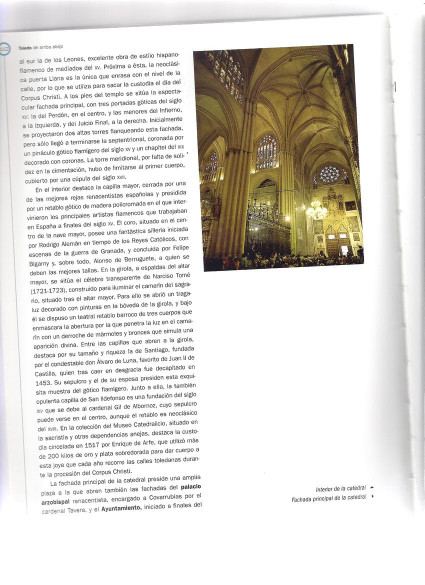
#> input picture EXAMENES/Practica/Escaner/escaneo3.jpg, 849 x 1169 px (shown at 1/2 size)
$ python examenEscaner.py   (Python 2 division)   (older library calls are emulated)
#> lines starting #> are read from the running program, lines starting #| are printed output that depends on the picture; after the words box and inside, x2 and y2 are one past the last pixel; in counts of white or black regions, pixels touching at a corner belong together; long printed decimals are rounded
### pdifunFixed.py
#!/usr/bin/python
# -*- coding: iso-8859-15 -*-

from __future__ import division
import cv2
from matplotlib import pyplot as plt
import numpy as np
import math
from scipy import ndimage

class imgObject:

    indx = -1
    Pcenter = None
    area = None
    detectorRect = None
    moments = None
    contourn = None


    def __init__(self,contour,indx):
        self.contourn = contour
        self.indx = indx

    # [213 lines left out: functions obtenerArea, obtenerMascara, contieneColor, obtenerRectDetector, obtenerCentroObjeto, dibujate and 12 more, not called in this run]

def rotar(img,angle):
    return ndimage.rotate(img,angle)

# [8 lines left out: function rotate, not called in this run]


def dist(a, b):
    """distancia Euclidea"""
    return np.linalg.norm(np.array(a) - np.array(b))

# [261 lines left out: functions filterGaussian, filterIdeal, filterButterworth, motionBlur, umbral, quantum and 4 more, not called in this run]

def media_aritmetica(img,m,n):
    kernel = np.ones((m, n), np.float32) / (m * n)
    return cv2.filter2D(img, -1, kernel)

# [189 lines left out: functions media_armonica, media_geometrica, media_contraArmonica, generarImagenPatron, gr_gaussiano, gr_rayleigh and 6 more, not called in this run]

def dist(a,b):
    # distancia euclidea
    return np.linalg.norm(np.array(a)-np.array(b))

# [265 lines left out: functions filtro_gaussiano, circle, filtro_ideal, filtro_butterworth, motion_blur, deteccionPuntos and 8 more, not called in this run]

def hough_Transform(img,threshold,thita_i = None,thita_f = None,polares = True,debug=False):
    """
                                        Transformada de Hough
    Esta funcion ademas de calcular la transformada de Hough se puede establecer un rango de acumuladores,
    como tambien el angulo aproximado de lineas que se desee detectar.
    -------------------------------------------------------------------------------------------------------
    Tener en mente que :
        thita = [0 , 360] y rho > 0 | hasta D , donde D es la distancia diagonal de la imagen (en pixeles)
        Y thita crece desde el eje x

    """
    # Color de las lineas RGB
    COLOR = (255,0,0)
    # Lineas detectadas
    linesP = []

    # Umbral min and max
    bordes = cv2.Canny(img, 175, 225, apertureSize=5)
    bordes = img
    imgWithLines = img.copy()
    imgWithLines = cv2.cvtColor(imgWithLines,cv2.COLOR_GRAY2RGB)
    if (debug):
        cv2.imshow("Debug: Canny", bordes)

    if thita_i != None and thita_f != None:
        "Hough necesita los angulos en radianes"
        thita_i = (thita_i * np.pi )/ 180
        thita_f = (thita_f * np.pi )/ 180
                            # IMG | Resol p | Resol Thita |
        lines = cv2.HoughLines(bordes, 1, np.pi/180, threshold,min_theta=thita_i,max_theta=thita_f)
    else:
        lines = cv2.HoughLines(bordes, 1, np.pi/180, threshold)

    if (lines is None):
        totalLineas = 0
    else:
        totalLineas = len(lines)


    # print "Total de lineas encontradas: ", totalLineas
    if totalLineas > 0:
        for line in lines:
            l = line[0]

            rho = l[0]
            theta = l[1]

            # print theta *180 / np.pi

            a = np.cos(theta)
            b = np.sin(theta)
            x0 = a * rho
            y0 = b * rho

            x1 = int(x0 + 1000 * (-b))
            y1 = int(y0 + 1000 * (a))
            x2 = int(x0 - 1000 * (-b))
            y2 = int(y0 - 1000 * (a))

            P1 = (x1, y1)
            P2 = (x2, y2)


            if (polares):
                # Coordenadas Polares
                linesP.append( (rho,theta) )
            else:
                # Coordanas cartesianas
                linesP.append([P1,P2])


            cv2.line(imgWithLines, P1, P2, COLOR, 1)


    else:
        print "No se han encontrado lineas segun los parametros especificados."

    return imgWithLines, linesP


# [509 lines left out: functions skeleton, convexHull, masking, borderClearing, difference, morphologicalReconstructionbyErotion and 19 more, not called in this run]

### EXAMENES/Practica/Escaner/examenEscaner.py
import sys #La libreria de funciones esta 4 carpetas arriba
sys.path.insert(1, sys.path[0]+'../../../../')
import pdifunFixed as pdi
import cv2
from matplotlib import pyplot as plt
import numpy as np
import math
basePath = sys.path[0]

def anguloPromedio(lines):
    "Obtiene la lista de rectas en coordenadas polares"
    cantLines = len(lines)
    if ( cantLines == 0):
        exit("No se puede calcular el angulo promedio sin rectas")
    anguloPromedio = 0

    for line in lines:
        anguloPromedio += line[1]
    return (anguloPromedio/cantLines) * 180 /math.pi

if __name__ == "__main__":
    nameFile = "/escaneo3.jpg"
    # nameFile = "/escaneo1.jpg"

    img = cv2.imread(basePath+nameFile)
#> img is the input picture: shape (1169, 849, 3); mean B, G, R 213.9, 219.3, 222.2

    imgRGB = cv2.cvtColor(img,cv2.COLOR_BGR2RGB)
    imgHSV = cv2.cvtColor(img,cv2.COLOR_BGR2HSV)
#> imgHSV: shape (1169, 849, 3); mean H, S, V 12.7, 18.5, 222.3
    imgGRAY = cv2.cvtColor(img,cv2.COLOR_BGR2GRAY)
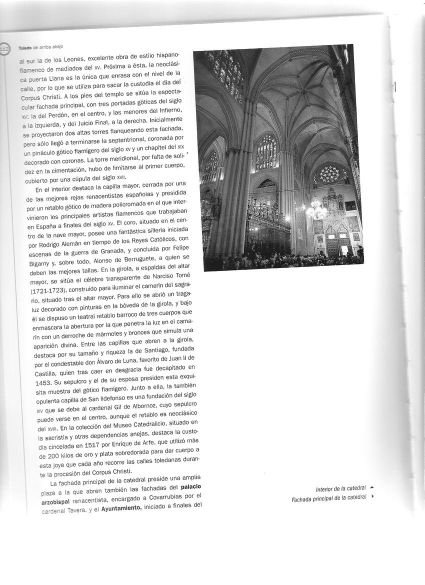
#> imgGRAY: shape (1169, 849) (shown at 1/2 size); min 0, max 255, mean 219.6

    imgGRAY = cv2.blur(imgGRAY,(3,3))

    bordes = cv2.Canny(imgGRAY, 175, 225, apertureSize=5)
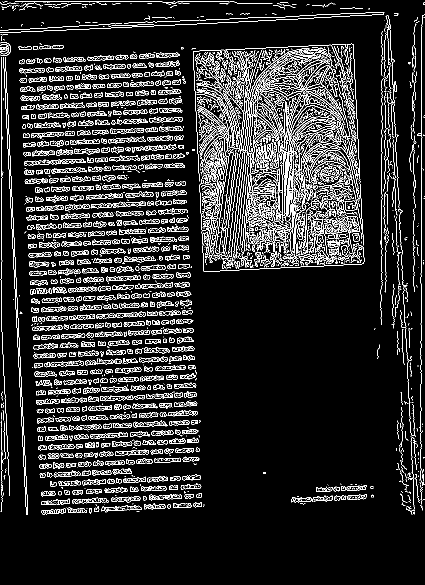
#> bordes: shape (1169, 849) (shown at 1/2 size); 10.6% white in thin lines or dots, all inside (x1, y1, x2, y2) = (0, 2, 849, 1030)
    thresh = int(250)
    imgLines,lines1 = pdi.hough_Transform(bordes,thresh,-10,10)
#> in hough_Transform, `bordes = cv2.Canny(img, 175, 225, apertureSize=5)`:
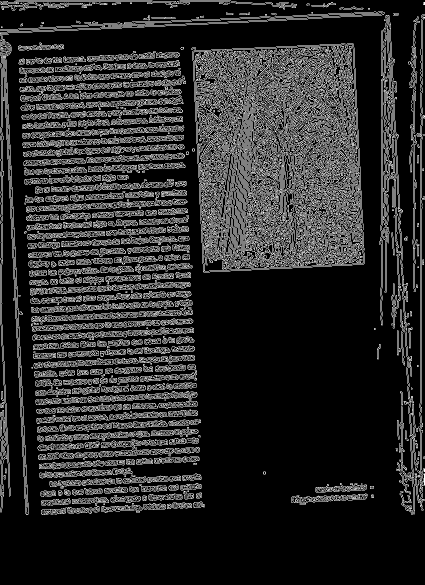
#> bordes: shape (1169, 849) (shown at 1/2 size); 16.4% white in thin lines or dots, all inside (x1, y1, x2, y2) = (0, 1, 849, 1030)
#> in hough_Transform, `lines = cv2.HoughLines(bordes, 1, np.pi/180, threshold,min_theta=thita..`: lines = [[842, 0], [775, -0.0524], [3, 0], [-1, -0.0524], [2, -0.0524], [763, 0], [700, -0.0524], [827, 0], [379, -0.0524]]
#> in hough_Transform, `totalLineas = len(lines)`: totalLineas = 9
#> the loop in hough_Transform, `for line in lines:` made 9 passes
#> (rho, theta, a, b, x0, y0, x1, y1) on passes 1 to 9: (842, 0, 1, 0, 842, 0, 842, 1000), (775, -0.0524, 0.999, -0.0523, 773.9, -40.56, 826, 958), (3, 0, 1, 0, 3, 0, 3, 1000), (-1, -0.0524, 0.999, -0.0523, -0.999, 0.0523, 51, 998), (2, -0.0524, 0.999, -0.0523, 2, -0.105, 54, 998), (763, 0, 1, 0, 763, 0, 763, 1000), (700, -0.0524, 0.999, -0.0523, 699, -36.64, 751, 961), (827, 0, 1, 0, 827, 0, 827, 1000), (379, -0.0524, 0.999, -0.0523, 378.5, -19.84, 430, 978)
#> after the loop in hough_Transform, `for line in lines:`:
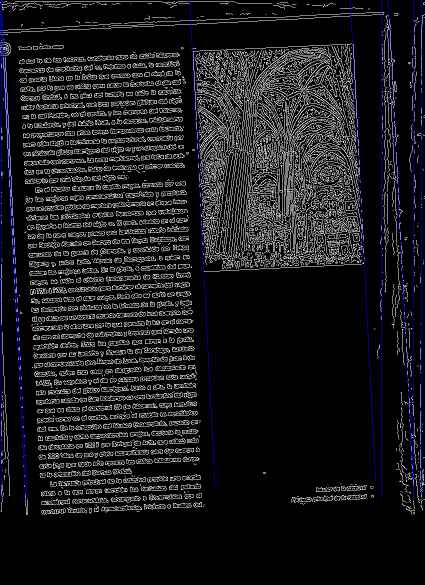
#> imgWithLines: shape (1169, 849, 3) (shown at 1/2 size); mean B, G, R 28.5, 26.3, 26.3
#> after the loop in hough_Transform, `for line in lines:`: linesP = [(842, 0), (775, -0.0524), (3, 0), (-1, -0.0524), (2, -0.0524), (763, 0), (700, -0.0524), (827, 0), (379, -0.0524)]
#> lines1 has the same summary as linesP in hough_Transform
    imgLines,lines2 = pdi.hough_Transform(bordes,thresh,-10+180,10+180)
#> call 2 of hough_Transform, with threshold = 250, thita_i = 170, thita_f = 190, polares = True, debug = False
#> in hough_Transform (call 2), `lines = cv2.HoughLines(bordes, 1, np.pi/180, threshold,min_theta=thita..`: lines = [[-842, 3.14], [-775, 3.09], [-3, 3.14], [1, 3.09], [-2, 3.09], [-763, 3.14], [-700, 3.09], [-827, 3.14], [-379, 3.09]]
#> the loop in hough_Transform (call 2), `for line in lines:` made 9 passes
#> (rho, theta, a, b, x0, y0, x1, y1) on passes 1 to 9: (-842, 3.14, -1, 1.51e-07, 842, -0.000127, 841, -1000), (-775, 3.09, -0.999, 0.0523, 773.9, -40.56, 721, -1039), (-3, 3.14, -1, 1.51e-07, 3, -4.53e-07, 2, -1000), (1, 3.09, -0.999, 0.0523, -0.999, 0.0523, -53, -998), (-2, 3.09, -0.999, 0.0523, 2, -0.105, -50, -998), (-763, 3.14, -1, 1.51e-07, 763, -0.000115, 762, -1000), (-700, 3.09, -0.999, 0.0523, 699, -36.64, 646, -1035), (-827, 3.14, -1, 1.51e-07, 827, -0.000125, 826, -1000), (-379, 3.09, -0.999, 0.0523, 378.5, -19.84, 326, -1018)
#> after the loop in hough_Transform (call 2), `for line in lines:`:
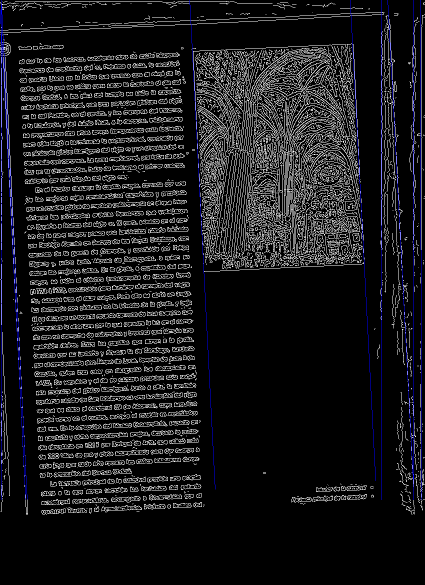
#> imgWithLines: shape (1169, 849, 3) (shown at 1/2 size); mean B, G, R 28.8, 26.5, 26.5
#> after the loop in hough_Transform (call 2), `for line in lines:`: linesP = [(-842, 3.14), (-775, 3.09), (-3, 3.14), (1, 3.09), (-2, 3.09), (-763, 3.14), (-700, 3.09), (-827, 3.14), (-379, 3.09)]
#> lines2 has the same summary as linesP in hough_Transform
    print "Angulo promedio : ", anguloPromedio(lines1)
#> in anguloPromedio, `cantLines = len(lines)`: cantLines = 9
#> the loop in anguloPromedio, `for line in lines:` made 9 passes
#> (line, anguloPromedio) on passes 1 to 9: ((842, 0), 0), ((775, -0.0524), -0.0524), ((3, 0), -0.0524), ((-1, -0.0524), -0.105), ((2, -0.0524), -0.157), ((763, 0), -0.157), ((700, -0.0524), -0.209), ((827, 0), -0.209), ((379, -0.0524), -0.262)
#> after the loop in anguloPromedio, `for line in lines:`: anguloPromedio = -0.262
#| Angulo promedio :  -1.667
    print "Angulo promedio : ", anguloPromedio(lines2)
#> the loop in anguloPromedio (call 2), `for line in lines:` made 9 passes
#> (line, anguloPromedio) on passes 1 to 9: ((-842, 3.14), 3.14), ((-775, 3.09), 6.23), ((-3, 3.14), 9.37), ((1, 3.09), 12.46), ((-2, 3.09), 15.55), ((-763, 3.14), 18.69), ((-700, 3.09), 21.78), ((-827, 3.14), 24.92), ((-379, 3.09), 28.01)
#| Angulo promedio :  178.333
    # plt.subplot(121)
    # print len(lines)
    imgGRAY = pdi.rotar(imgGRAY,anguloPromedio(lines1)-2)
#> in rotar, `return ndimage.rotate(img,angle)`:
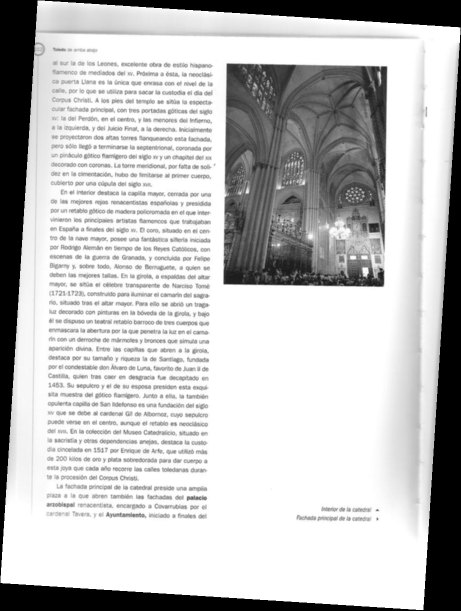
#> returned value: shape (1221, 922) (shown at 1/2 size); min 0, max 255, mean 193.1
    plt.imshow(imgGRAY,cmap='gray')
    # plt.subplot(122)
    # plt.imshow(bordes,cmap='gray')
    plt.show()

$ run again, with EXAMENES/Practica/Escaner/escaneo1.jpg copied over EXAMENES/Practica/Escaner/escaneo3.jpg
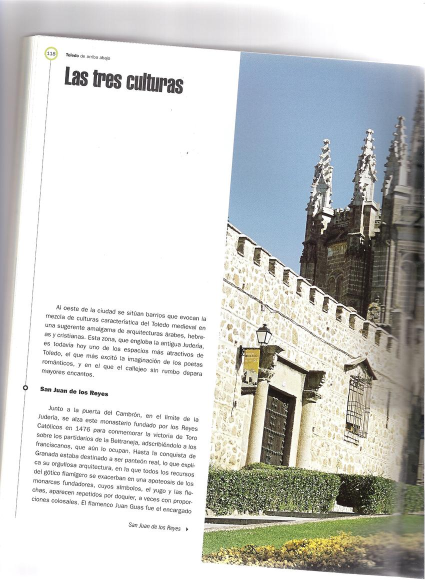
#> input picture EXAMENES/Practica/Escaner/escaneo1.jpg, 850 x 1166 px (shown at 1/2 size)
#> img is the input picture: shape (1166, 850, 3); mean B, G, R 201.1, 204, 202.8
#> imgHSV: shape (1166, 850, 3); mean H, S, V 33.5, 22.4, 208.7
#> in hough_Transform, `bordes = cv2.Canny(img, 175, 225, apertureSize=5)`:
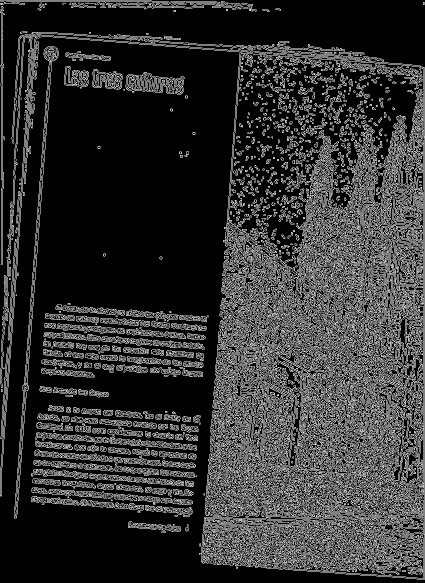
#> bordes: shape (1166, 850) (shown at 1/2 size); 19.5% white in thin lines or dots
#> lines = 756 rows, first 8: [847, 0], [3, 0], [69, 0.0698], [486, 0.0698], [753, 0.122], [821, 0.0698], [667, 0.0698], [806, 0.0698]
#> totalLineas = 756
#> the loop in hough_Transform, `for line in lines:` made 756 passes
#> (rho, theta, a, b, x0, y0, x1, y1) on passes 1 to 3: (847, 0, 1, 0, 847, 0, 847, 1000), (3, 0, 1, 0, 3, 0, 3, 1000), (69, 0.0698, 0.998, 0.0698, 68.83, 4.81, 0, 1002)
#> the loop in hough_Transform (call 2), `for line in lines:` made 757 passes
#> line on passes 1 to 3: [[-847, 3.14]], [[-3, 3.14]], [[-69, 3.21]]
#> the loop in anguloPromedio, `for line in lines:` made 756 passes
#| Angulo promedio :  1.052
#> the loop in anguloPromedio (call 2), `for line in lines:` made 757 passes
#| Angulo promedio :  181.114
#> in rotar, `return ndimage.rotate(img,angle)`:
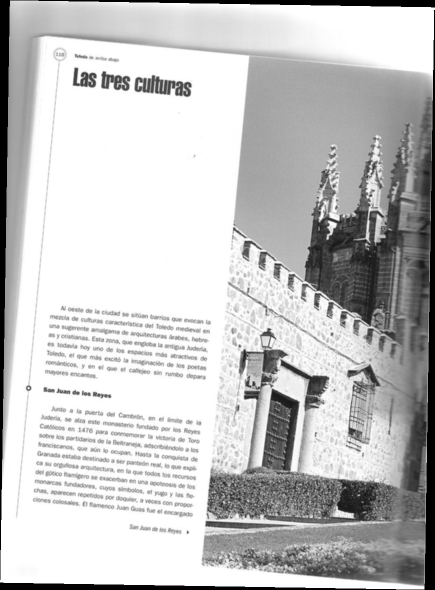
#> returned value: shape (1180, 869) (shown at 1/2 size); min 0, max 255, mean 196

$ run again, with EXAMENES/Practica/Escaner/escaneo5.jpg copied over EXAMENES/Practica/Escaner/escaneo3.jpg
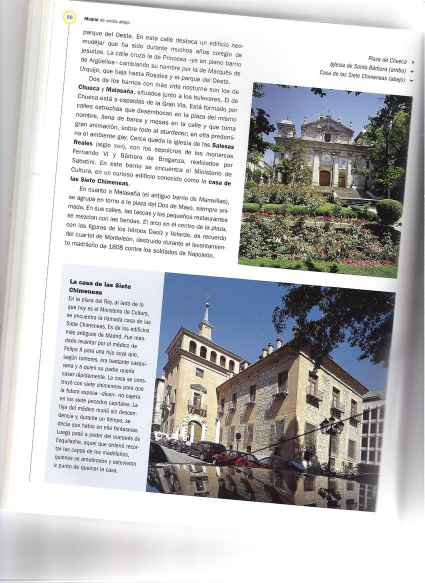
#> input picture EXAMENES/Practica/Escaner/escaneo5.jpg, 850 x 1166 px (shown at 1/2 size)
#> img is the input picture: shape (1166, 850, 3); mean B, G, R 190.4, 189.6, 189.5
#> imgHSV: shape (1166, 850, 3); mean H, S, V 53.6, 22.4, 195.5
#> lines = 219 rows, first 8: [848, 0], [140, 0.0873], [143, 0.0873], [171, 0.0873], [91, 0.0873], [519, 0.0873], [100, 0.0873], [839, 0.0873]
#> totalLineas = 219
#> the loop in hough_Transform, `for line in lines:` made 219 passes
#> (rho, theta, a, b, x0, y0, x1, y1) on passes 1 to 3: (848, 0, 1, 0, 848, 0, 848, 1000), (140, 0.0873, 0.996, 0.0872, 139.5, 12.2, 52, 1008), (143, 0.0873, 0.996, 0.0872, 142.5, 12.46, 55, 1008)
#> the loop in hough_Transform (call 2), `for line in lines:` made 222 passes
#> line on passes 1 to 3: [[-848, 3.14]], [[-140, 3.23]], [[-143, 3.23]]
#> after the loop in hough_Transform (call 2), `for line in lines:`:
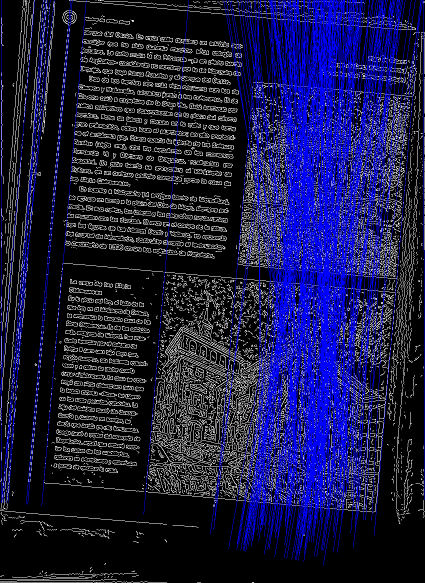
#> imgWithLines: shape (1166, 850, 3) (shown at 1/2 size); mean B, G, R 67.1, 26.6, 26.6
#> the loop in anguloPromedio, `for line in lines:` made 219 passes
#| Angulo promedio :  2.215
#> the loop in anguloPromedio (call 2), `for line in lines:` made 222 passes
#| Angulo promedio :  182.180
#> in rotar, `return ndimage.rotate(img,angle)`:
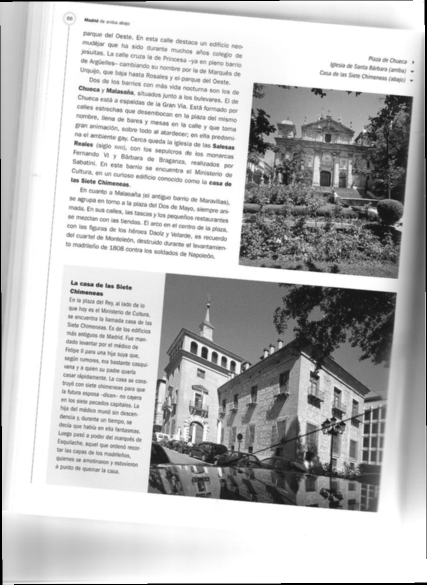
#> returned value: shape (1169, 854) (shown at 1/2 size); min 0, max 255, mean 187.8
